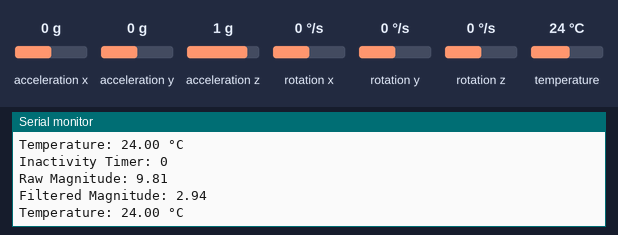
Bench run of a sketch on a simulated ESP8266 (NodeMCU). Parts: the last lines printed to the serial monitor. The test bench sets the inputs (shaded band); at power-on: acceleration x 0 g, acceleration y 0 g, acceleration z 1 g, temperature 24 °C, rotation x 0 °/s, rotation y 0 °/s, rotation z 0 °/s.

Above: at 1.3 s.
1.4 s: acceleration x set to -1.4 g
At 2.0 s:
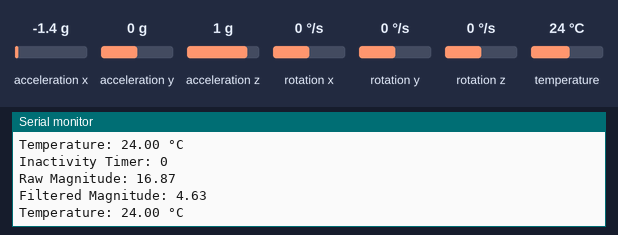
4.4 s: acceleration y set to -1.4 g
At 5.1 s:
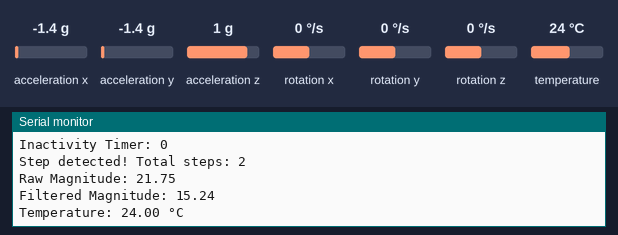
5.9 s: acceleration z set to -1.4 g
At 6.6 s:
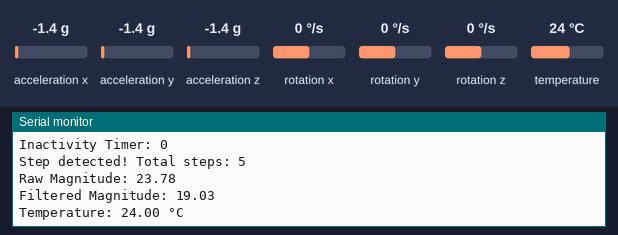
7.4 s: temperature set to 12 °C
At 8.1 s:
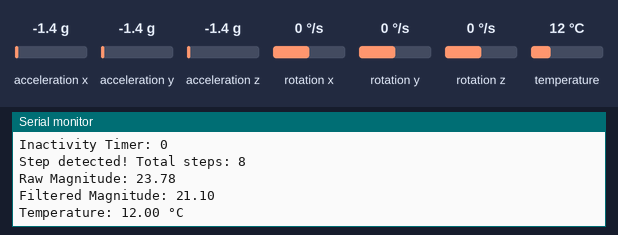
Timing chart, 0 to 9.9 s (numbered marks = the images above; inputs shaded):
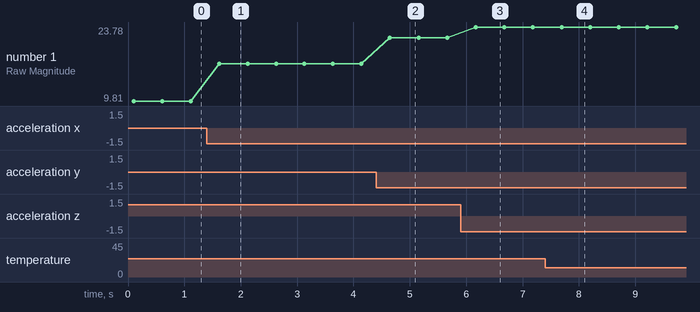

The sketch:

step_counter_nov15_mqtt_test.ino
```cpp
#include <Adafruit_MPU6050.h>
#include <Adafruit_Sensor.h>
#include <Wire.h>
#include <math.h>

//#include <WiFi.h>
///#include <PubSubClient.h>

// Replace the next variables with your SSID/Password combination
//const char* ssid ="IOTLABRA";
//const char* password = "iotlabra2020";

// Add your MQTT Broker IP address, example:
//const char* mqtt_server = "192.168.1.144";
//const char* mqtt_server = "172.16.200.39";

//WiFiClient espClient;
//PubSubClient client(espClient);
//long lastMsg = 0;
//char msg[50];
//int value = 0;

// Create an MPU6050 object
Adafruit_MPU6050 mpu;

// Constants for inactivity timer
const unsigned long INACTIVITY_THRESHOLD = 5000; // 5 seconds for testing
unsigned long inactivityTimer = 0;       // Tracks how long the user has been inactive
unsigned long lastInactivityMessageTime = 0; // Tracks the last time inactivity message was sent
const unsigned long INACTIVITY_MESSAGE_INTERVAL = 5000; // Interval for repeated inactivity messages in ms

// Variables for step counting
int stepCount = 0;          // Tracks the number of steps taken
unsigned long lastStepTime = 0;
const unsigned long STEP_DEBOUNCE_TIME = 200; // Minimum time between steps in ms

// Moving average filter for magnitude smoothing
#define WINDOW_SIZE 10
float magnitudeBuffer[WINDOW_SIZE] = {0};
int bufferIndex = 0;

float calculateMovingAverage(float newValue) {
  magnitudeBuffer[bufferIndex] = newValue;
  bufferIndex = (bufferIndex + 1) % WINDOW_SIZE;
  float sum = 0;
  for (int i = 0; i < WINDOW_SIZE; i++) {
    sum += magnitudeBuffer[i];
  }
  return sum / WINDOW_SIZE;
}

void setup(void) {
  // Initialize serial communication at 115200 baud rate
  Serial.begin(115200);
  while (!Serial)
    delay(10); // Wait until Serial is ready

  // Initialize I2C communication on specific GPIO pins
  Wire.begin(16, 17); // SDA on GPIO 16, SCL on GPIO 17

  // Initialize the MPU6050 sensor
  if (!mpu.begin()) {
    Serial.println("Failed to find MPU6050 chip");
    while (1) {
      delay(10); // Stop program if sensor initialization fails
    }
  }
  Serial.println("MPU6050 Found!");

  // Set accelerometer and gyroscope ranges and filter bandwidth
  mpu.setAccelerometerRange(MPU6050_RANGE_8_G);
  mpu.setGyroRange(MPU6050_RANGE_500_DEG);
  mpu.setFilterBandwidth(MPU6050_BAND_5_HZ);

  //setup_wifi();
  //client.setServer(mqtt_server, 1883);
  //client.setCallback(callback);

  Serial.println("Setup complete.");
  delay(100);
}

//void setup_wifi() {
  //delay(10);
  // We start by connecting to a WiFi network
  //Serial.println();
  //Serial.print("Connecting to ");
  //Serial.println(ssid);

  //WiFi.begin(ssid, password);

  //while (WiFi.status() != WL_CONNECTED) {
    //delay(500);
   // Serial.print(".");
 // }

  //Serial.println("");
  //Serial.println("WiFi connected");
 // Serial.println("IP address: ");
 // Serial.println(WiFi.localIP());
//}

//void callback(char* topic, byte* message, unsigned int length) {
//  Serial.print("Message arrived on topic: ");
//  Serial.print(topic);
// Serial.print(". Message: ");
// String messageTemp;

 // for (int i = 0; i < length; i++) {
 //   Serial.print((char)message[i]);
 //   messageTemp += (char)message[i];
  //}
 // Serial.println();

  // Feel free to add more if statements to control more GPIOs with MQTT

  // If a message is received on the topic esp32/output, you check if the message is either "on" or "off".
  // Changes the output state according to the message
  //if (String(topic) == "test/button_press") {
   // Serial.print("Changing output to ");
    //if(messageTemp == "on"){
     /// Serial.println("on");
   // }
   // else if(messageTemp == "off"){
   //   Serial.println("off");
  //  }
 // }
//}

//void reconnect() {
  // Loop until we're reconnected
 // while (!client.connected()) {
   // Serial.print("Attempting MQTT connection...");
    // Attempt to connect
   // if (client.connect("ESP8266Client")) {
   //   Serial.println("connected");
      // Subscribe
   //   client.subscribe("esp32/output");
   // } else {
   //   Serial.print("failed, rc=");
   //   Serial.print(client.state());
    //  Serial.println(" try again in 5 seconds");
   //   // Wait 5 seconds before retrying
   //   delay(5000);
   // }
  //}
//}

void loop() {

  //if (!client.connected()) {
   // reconnect();
  //}
  //client.loop();

  // Read sensor data for acceleration, gyroscope, and temperature
  sensors_event_t a, g, temp;
  mpu.getEvent(&a, &g, &temp);

  // Calculate magnitude of acceleration vector
  float rawMagnitude = sqrt(pow(a.acceleration.x, 2) + pow(a.acceleration.y, 2) + pow(a.acceleration.z, 2));
  float magnitude = calculateMovingAverage(rawMagnitude);


  // Inactivity detection: Check if the sensor detects minimal movement
  if (magnitude >= 11.7 && magnitude <= 12.2) {
    // If magnitude is within range (indicating low movement), start or continue inactivity timer
    if (inactivityTimer == 0) {
      inactivityTimer = millis(); // Start inactivity timer
    }

    // If inactivity exceeds the threshold, print inactivity message periodically
    if ((millis() - inactivityTimer) >= INACTIVITY_THRESHOLD) {
      if ((millis() - lastInactivityMessageTime) >= INACTIVITY_MESSAGE_INTERVAL) {
        Serial.println("Inactivity detected. Please walk.");
        lastInactivityMessageTime = millis(); // Update last inactivity message time
      }
    }
  } else {
    // Movement detected, reset inactivity timers
    inactivityTimer = 0;
    lastInactivityMessageTime = 0;
  }

   // Debugging: Print inactivity timer
  Serial.print("Inactivity Timer: ");
  Serial.println(inactivityTimer);

   // Step detection with debounce logic and peak detection
  static float previousMagnitude = 0;
  if (magnitude > 12.2 && previousMagnitude < magnitude && (millis() - lastStepTime) > STEP_DEBOUNCE_TIME) { // Increased threshold for steps
    stepCount++;
    lastStepTime = millis();
    Serial.print("Step detected! Total steps: ");
    Serial.println(stepCount);
  }
  previousMagnitude = magnitude;


  // Debugging: Print raw and filtered magnitude
  Serial.print("Raw Magnitude: ");
  Serial.println(rawMagnitude);
  Serial.print("Filtered Magnitude: ");
  Serial.println(magnitude);

  // Debugging: Print temperature
  Serial.print("Temperature: ");
  Serial.print(temp.temperature);
  Serial.println(" °C");

  delay(500); // Sampling delay
}
```

Measured:
- after the input at 1.4 s, the serial monitor: prints a new line after 0.22 s (image 1)
- after the input at 4.4 s, the serial monitor: prints a new line after 0.25 s (image 2)
- after the input at 5.9 s, the serial monitor: prints a new line after 0.27 s (image 3)
- after the input at 7.4 s, the serial monitor: prints a new line after 0.30 s (image 4)
- plotted number 1: 9.81 → 16.87 after the input at 1.4 s, 16.87 → 21.75 after the input at 4.4 s, 21.75 → 23.78 after the input at 5.9 s
